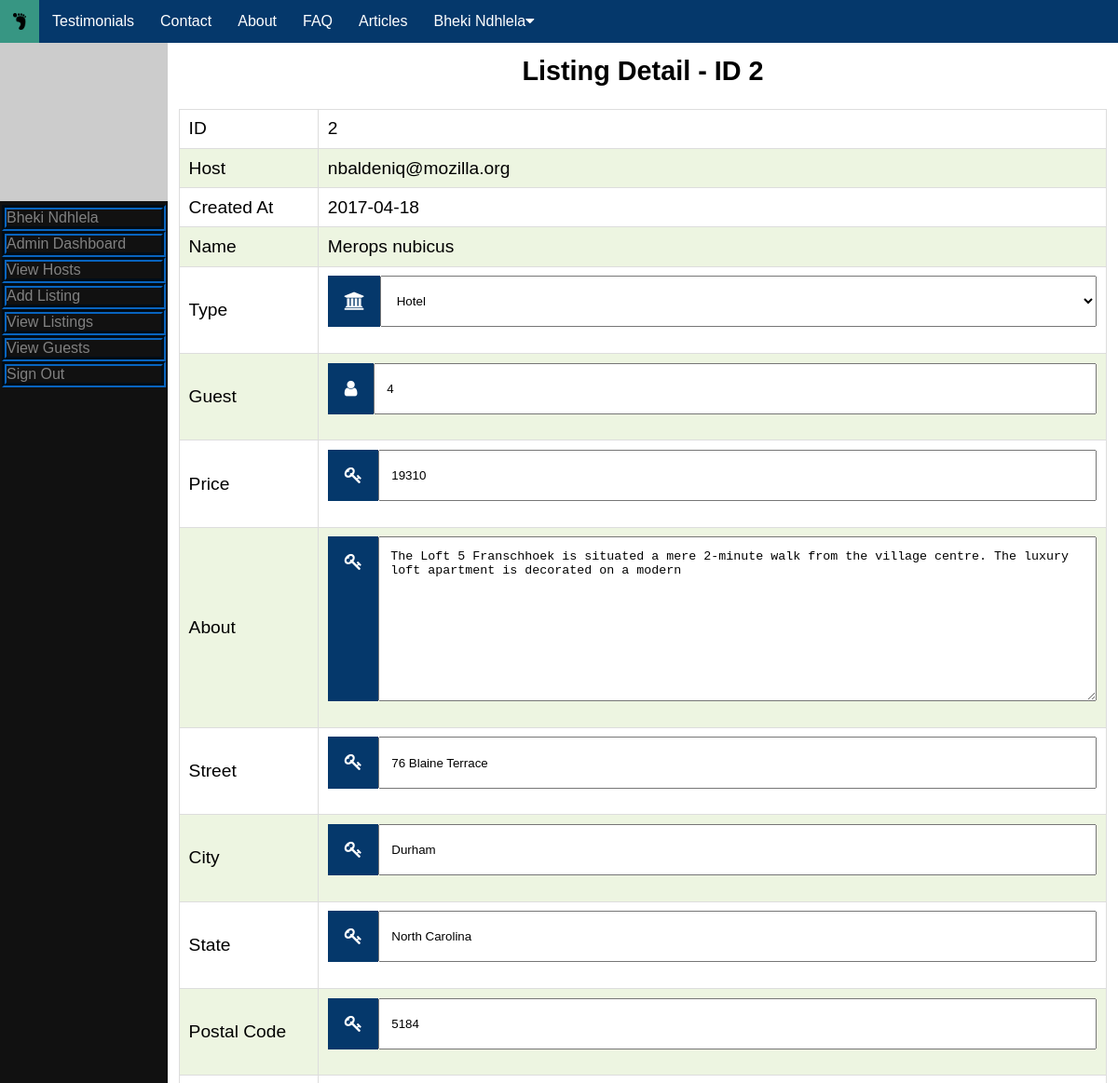
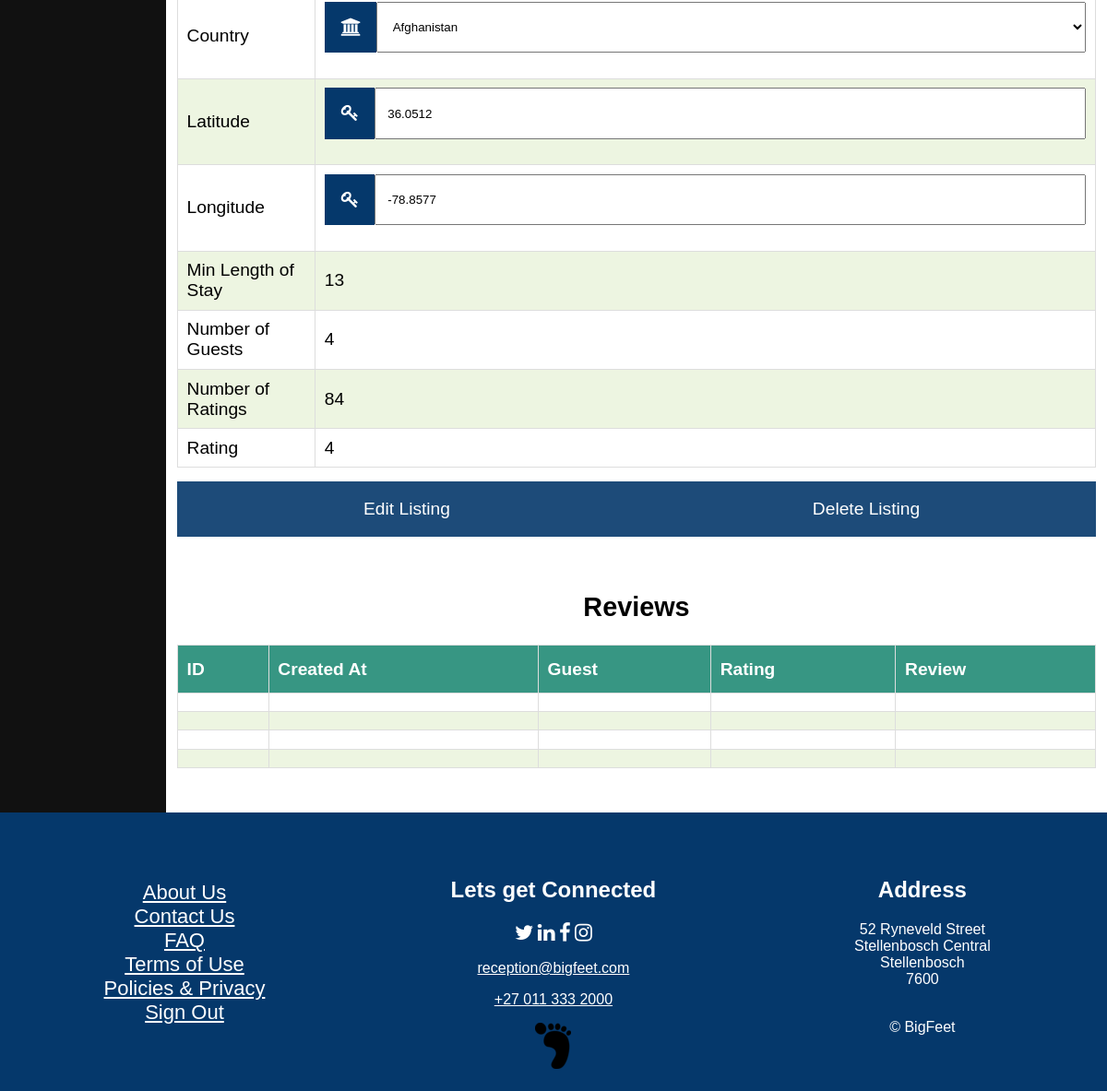
The page /admin/listing.php?id=2 (signed in) on the database its author committed (2 pictures, top to bottom).
### tables this page shows
CREATE TABLE `Listings` (
  `ID` int(11) NOT NULL,
  `Created_At` date NOT NULL,
  `Host` varchar(100) NOT NULL,
  `Name` varchar(100) NOT NULL,
  `Type` varchar(20) NOT NULL,
  `Pictures` varchar(400) DEFAULT NULL,
  `Price` int(11) NOT NULL,
  `Amenities` int(15) DEFAULT NULL,
  `About` varchar(255) DEFAULT NULL,
  `Street` varchar(100) NOT NULL,
  `State` varchar(100) NOT NULL,
  `City` varchar(100) NOT NULL,
  `Postal` varchar(50) NOT NULL,
  `Nationality` varchar(65) NOT NULL,
  `Latitude` float NOT NULL,
  `Longitude` float NOT NULL,
  `Available` tinyint(1) NOT NULL,
  `MinLength` int(11) DEFAULT NULL,
  `NumOfGuests` varchar(10) NOT NULL,
  `NumOfRatings` int(6) NOT NULL DEFAULT '0',
  `Rating` int(10) NOT NULL
);

### database/db.php (called while the page is built, shortened)
<?php
include __ROOT__ . '/database/classes/Listing.php';
class db
{
    public $dbh;
    public function __construct() {
        try {
            $this->dbh = new PDO('mysql:host=localhost;dbname=BigfeetDB', 'admin', 'GdIqnPv6j7wZ');
            $this->dbh->setAttribute(PDO::ATTR_ERRMODE, PDO::ERRMODE_EXCEPTION);
        } catch (PDOException $x) {
            $this->dbh = null;
            $this->message = $x->getMessage();
        }
    }
    public function getListing($id)
    {
        try {
            $sth = $this->dbh->prepare('SELECT * FROM Listings WHERE ID = :id');
            $sth->execute(array(':id' => $id));
            $sth->setFetchMode(PDO::FETCH_CLASS, 'Listing');
            $row = $sth->fetch();
        } catch (PDOException $x) {
            $this->message = $x->getMessage();
            return null;
        }
        return $row;
    }
}

### admin/listing.php (the view, shortened to what this page needs)
<?php
include '../partials/sidebar.php';
$db = new db();
$listing = $db->getListing($_GET['id']);
?>
<div class="main" style="padding-bottom: 350px;">
    <h2>Listing Detail - ID <?php echo $listing->ID; ?></h2>
    <form action="/database/DBClient.php" method="post">
        <table>
            <tbody>
            <tr>
                <td class="head">ID</td>
                <td><?php echo $listing->ID; ?></td>
            </tr>
            <tr>
                <td class="head">Host</td>
                <td><?php echo $listing->Host; ?></td>
            </tr>
            <tr>
                <td class="head">Created At</td>
                <td><?php echo $listing->Created_At; ?></td>
            </tr>
            <tr>
                <td class="head">Name</td>
                <td><?php echo $listing->Name; ?></td>
            </tr>
            <tr>
                <td class="head">Type</td>
                <td>
                    <div class="input-container" style="max-width: 100%;">
                        <i class="fa fa-institution icon"></i>
                        <select class="input-field" name="type" id="type">
                        <option value="0">Hotel</option>
                        </select>
                    </div>
                </td>
            </tr>
            <tr>
                <td class="head">Guest</td>
                <td>
                    <div class="input-container" style="max-width: 100%;">
                        <i class="fa fa-user icon"></i>
                        <input class="input-field" type="number" min="1" step="1" name="numg" value="<?php echo $listing->NumOfGuests; ?>">
                    </div>
                </td>
            </tr>
            <tr>
                <td class="head">Price</td>
                <td>
                    <div class="input-container" style="max-width: 100%;">
                        <i class="fa fa-key icon"></i>
                        <input class="input-field" type="number" min="1" step="1" name="price" value="<?php echo $listing->Price; ?>">
                    </div>
                </td>
            </tr>
            <tr>
                <td class="head">About</td>
                <td>
                    <div class="input-container" style="max-width: 100%;">
                        <i class="fa fa-key icon"></i>
                        <textarea name="about" id="" cols="30" class="input-field"
                                rows="10"><?php echo $listing->About; ?></textarea>
                    </div>
                </td>
            </tr>
            <tr>
                <td class="head">Street</td>
                <td>
                    <div class="input-container" style="max-width: 100%;">
                        <i class="fa fa-key icon"></i>
                        <input class="input-field" type="text" name="street" value="<?php echo $listing->Street; ?>">
                    </div>
                </td>
            </tr>
            <tr>
                <td class="head">City</td>
                <td>
                    <div class="input-container" style="max-width: 100%;">
                        <i class="fa fa-key icon"></i>
                        <input class="input-field" type="text" name="city" value="<?php echo $listing->City; ?>">
                    </div>
                </td>
            </tr>
            <tr>
                <td class="head">State</td>
                <td>
                    <div class="input-container" style="max-width: 100%;">
                        <i class="fa fa-key icon"></i>
                        <input class="input-field" type="text" name="state" value="<?php echo $listing->State; ?>">
                    </div>
                </td>
            </tr>
            <tr>
                <td class="head">Postal Code</td>
                <td>
                    <div class="input-container" style="max-width: 100%;">
                        <i class="fa fa-key icon"></i>
                        <input class="input-field" type="text" name="postal" value="<?php echo $listing->Postal; ?>">
                    </div>
                </td>
            </tr>
            <tr>
                <td class="head">Country</td>
                <td>
                <div class="input-container" style="max-width: 100%;">
                    <i class="fa fa-institution icon"></i>
                    <select class="input-field" name="nationality" required>
                        <option value="AF">Afghanistan</option>
                    </select>
                </div>
                </td>
            </tr>
            <tr>
                <td class="head">Latitude</td>
                <td>
                    <div class="input-container" style="max-width: 100%;">
                        <i class="fa fa-key icon"></i>
                        <input class="input-field" type="text" name="latitude" value="<?php echo $listing->Latitude; ?>">
                    </div>
                </td>
            </tr>
            <tr>
                <td class="head">Longitude</td>
                <td>
                    <div class="input-container" style="max-width: 100%;">
                        <i class="fa fa-key icon"></i>
                        <input class="input-field" type="text" name="longtitude" value="<?php echo $listing->Longitude; ?>">
                    </div>
                </td>
            </tr>
            <tr>
                <td class="head">Min Length of Stay</td>
                <td><?php echo $listing->MinLength; ?></td>
            </tr>
            <tr>
                <td class="head">Number of Guests</td>
                <td><?php echo $listing->NumOfGuests; ?></td>
            </tr>
            <tr>
                <td class="head">Number of Ratings</td>
                <td><?php echo $listing->NumOfRatings; ?></td>
            </tr>
            <tr>
                <td class="head">Rating</td>
                <td><?php echo $listing->Rating; ?></td>
            </tr>
            </tbody>
        </table>
        <div class="input-container" style="max-width: 100%; padding-top: 15px;">
            <button type="submit" class="btn" name="form" value="Edit Listing">Edit Listing</button>
            <button type="submit" class="btn" name="form" value="Delete Listing">Delete Listing</button>
        </div>
    </form>
</div>
<?php
include '../partials/footer.php';
?>

### assets/css/header.css (style rules this page uses)
html, html:before, html:after { box-sizing: inherit; }
body { margin: 0; }
body { font-family: Arial, Helvetica, sans-serif; }

### assets/css/forms.css (style rules this page uses)
.input-container { display: flex; width: 100%; max-width: 45%; margin: auto; margin-bottom: 0.9375em; }
.icon { padding: 0.9375em; background: #05386B; color: white; min-width: 1.5625em; text-align: center; }
.input-field { width: 100%; padding: 0.9375em; outline: none; }
h2 { text-align: center; padding-top: 1.25em; }
.btn { background-color: #05386B; color: white; padding: 0.9375em 1.25em; border: none; cursor: pointer; width: 100%; height: 3.125em; opacity: 0.9; max-width: 100%; font-size: 1em; text-align: center; line-height: 1.25em; }

### assets/css/signout.css (style rules this page uses)
:root { --modal-duration: 12s; --modal-color: #05386B; }

### assets/css/about-us.css (style rules this page uses)
html { box-sizing: border-box; }
*, *:before, *:after { box-sizing: inherit; }

### assets/css/faq.css (style rules this page uses)
.input-container { display: flex; width: 100%; max-width:45%; margin: auto; margin-bottom: 0.9375em; }
.btn { background-color: #05386B; color: white; padding: 0.9375em 1.25em; border: none; cursor: pointer; width: 100%; height: 3.125em; opacity: 0.9; max-width: 100%; font-size: 1em; text-align: center; line-height: 1.25em; }

### assets/css/index.css (style rules this page uses)
body, html { height: 100%; }
* { box-sizing: border-box; }
body, html { height: 100%; font-family: Arial, Helvetica, sans-serif; }

### assets/css/terms-legal.css (style rules this page uses)
html { box-sizing: border-box; }
*, *:before, *:after { box-sizing: inherit; }

### assets/css/view.css (style rules this page uses)
html { box-sizing: border-box; }
*, *:before, *:after { box-sizing: inherit; }

### assets/css/results.css (style rules this page uses)
body { background-color: #FFFFFF; }

### assets/css/sidebar.css (style rules this page uses)
.main { margin: 0; font-size: 1.2em; padding: 0 0.625em; }
@media screen and (min-width:  37.5em) { .main { width: 85%; float: right; } }

### assets/css/tables.css (style rules this page uses)
table { border-collapse: collapse; width: 100%; }
td, th { border: 0.0625em solid #ddd; padding: 0.5em; }
tr:nth-child(even) { background-color: #EDF5E1; }

### admin/listing.php (style rules this page uses)
.head { width: 15%; }

### rows shown on the page
listings: ID "2", Host "nbaldeniq@mozilla.org", Created_At "2017-04-18", Name "Merops nubicus", numg "4", price "19310", about "The Loft 5 Franschhoek is situated a mere 2-minute walk from the village centre. The luxury loft apartment is decorated on a modern", street "76 Blaine Terrace", city "Durham", state "North Carolina", postal "5184", latitude "36.0512", longtitude "-78.8577", MinLength "13", NumOfGuests "4", NumOfRatings "84", Rating "4"

### other values the page prints
$_SESSION['user']->Name "Bheki"
$_SESSION['user']->Surname "Ndhlela"
